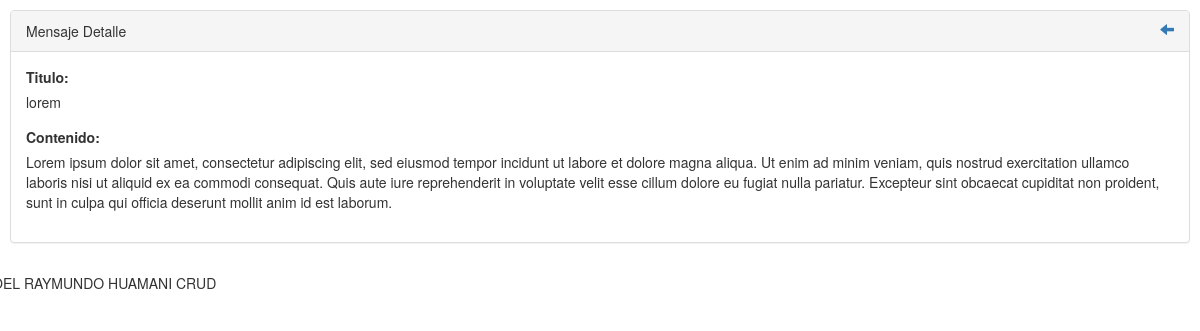
The app's page /index.php/mensajes/ver/7 with its own data.
### tables this page shows
CREATE TABLE IF NOT EXISTS `mensajes` (
  `id` int(11) NOT NULL AUTO_INCREMENT,
  `titulo` varchar(100) NOT NULL,
  `contenido` text,
  PRIMARY KEY (`id`)
);

### application/controllers/Mensajes.php (called while the page is built, shortened)
<?php if ( ! defined('BASEPATH')) exit('No direct script access allowed');
class Mensajes extends CI_Controller {
    function __construct() {
        $this->load->helper('form');
		$this->load->library('form_validation');
		$this->load->model('mensaje');
    }
	public function ver($id){
		$data = array();
		if(!empty($id)){
			$data['mensaje'] = $this->mensaje->getRows($id);
			$data['titulo'] = $data['mensaje']['titulo'];
			$this->load->view('templates/header', $data);
			$this->load->view('mensajes/ver', $data);
			$this->load->view('templates/footer');
		}else{
			redirect('/mensajes');
		}
	}
}

### index.php (called while the page is built, shortened)
<?php
require_once BASEPATH.'core/CodeIgniter.php';

### application/models/Mensaje.php (called while the page is built, shortened)
<?php if ( ! defined('BASEPATH')) exit('No direct script access allowed');
class Mensaje extends CI_Model{
    function getRows($id = ""){
		if(!empty($id)){
			$query = $this->db->get_where('mensajes', array('id' => $id));
			return $query->row_array();
		}else{
			$query = $this->db->get('mensajes');
            return $query->result_array();
		}
    }
}

### application/views/mensajes/ver.php (the view)
<div class="container">
	<div class="row">
        <div class="panel panel-default">
            <div class="panel-heading">Mensaje Detalle <a href="<?php echo site_url('mensajes/'); ?>" class="glyphicon glyphicon-arrow-left pull-right"></a></div>
            <div class="panel-body">
				<div class="form-group">
					<label>Titulo:</label>
					<p><?php echo !empty($mensaje['titulo'])?$mensaje['titulo']:''; ?></p>
				</div>
				<div class="form-group">
					<label>Contenido:</label>
					<p><?php echo !empty($mensaje['contenido'])?$mensaje['contenido']:''; ?></p>
				</div>
            </div>
        </div>
    </div>
</div>

### application/views/templates/header.php (style rules this page uses)
.container { padding: 10px; }

### records on screen
mensajes: titulo "lorem", contenido "Lorem ipsum dolor sit amet, consectetur adipiscing elit, sed eiusmod tempor incidunt ut labore et dolore magna aliqua. Ut enim ad minim veniam, quis nostrud exercitation ullamco laboris nisi ut aliquid ex ea commodi consequat. Quis aute iure reprehenderit in voluptate velit esse cillum dolore eu fugiat nulla pariatur. Excepteur sint obcaecat cupiditat non proident, sunt in culpa qui officia deserunt mollit anim id est laborum."
